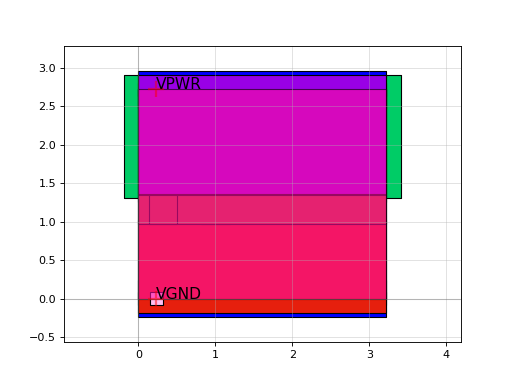

Reproduce this figure in Python.
import sky130

c = sky130.components.sky130_fd_sc_hd__dlygate4sd2_1()
c.plot()
